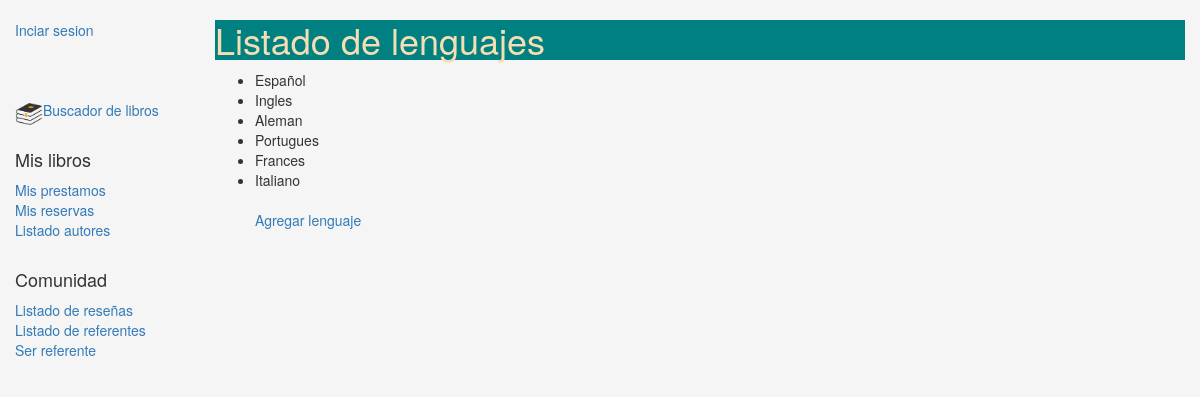
/gestion/language/, run on the app's committed database.
### gestion/models.py (models this page shows, shortened)
class Language(models.Model):
    name = models.CharField(verbose_name = 'Lenguaje', max_length=200,
        help_text="Ingrese lenguaje de libro")

### gestion/views.py (the view)
# urls.py: path('language/',views.LanguageView.as_view(), name = 'language'),
class LanguageView(generic.ListView):
    model = Language
    paginate_by = 10

### gestion/templates/gestion/language_list.html
{% extends "base_generic.html" %}
{% block content %}
<h1>Listado de lenguajes</h1>
    <ul>
        {% for lenguage in object_list %}
        <li>
            {{ lenguage.name}}
        </li>
        {% endfor %}
        <br><a href="{% url 'add-language' %}">Agregar lenguaje</a>
    </ul>
{% endblock content %}

### gestion/static/css/styles.css (style rules this page uses)
body { background-color: whitesmoke; }
h1 { background-color: teal; color: wheat; }

### data on the page
Language: name "Español"
Language: name "Ingles"
Language: name "Aleman"
Language: name "Portugues"
Language: name "Frances"
Language: name "Italiano"
